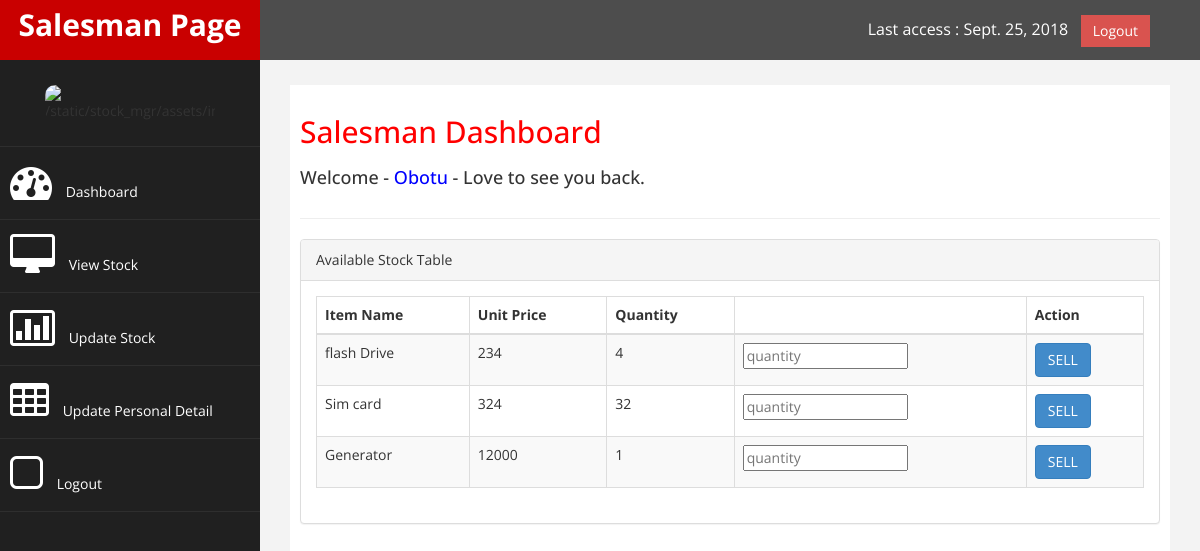
The app's page /salesman/update/Abah/ (signed in) with its own data.
### salesman_mgr/models.py (models this page shows, shortened)
class SalesStock(models.Model):
	user           = models.ForeignKey(User)
	itemName       = models.CharField(max_length = 40)
	itemCode       = models.CharField(max_length = 40)
	quantity       = models.IntegerField()
	unit_price     = models.IntegerField()
	date_added     = models.DateTimeField(auto_now_add = True)
	date_restocked = models.DateTimeField(auto_now_add = False, auto_now=True)

### salesman_mgr/views.py (the view)
# urls.py: url(r'^update/(?P<username>[\w.@+-]+)/$', views.updateStock, name='update_stock'),
@login_required()
def updateStock(request, username, messages=None):
    context = {}
    view_stock = SalesStock.objects.filter(user = request.user)
    context.update({'view_stock':view_stock, 'username':username, 'time':datetime.now(), 'attr': UserAccount.objects.get_or_none(user=request.user)})
    return render(request, 'salesman_mgr/makeSale.html', context)

### stock_mgr/models.py (called while the page is built)
	def get_or_none(self, **kwargs):
		try:
			return self.get(**kwargs)
		except ObjectDoesNotExist:
			return None

### salesman_mgr/templates/salesman_mgr/makeSale.html (shortened to what this page needs)
{% extends 'salesman_mgr/base.html' %}
{% load staticfiles %}
        {% block user %} {{ user.username }} {% endblock user %}
        {% block notification %}
                <div class="panel panel-default">
                        <div class="panel-heading">
                           Available Stock Table
                        </div>
                        <div class="panel-body">
                            <div class="table-responsive">
                                <table class="table table-striped table-bordered table-hover">
                                    <thead>
    	                                <tr>
    	                                    <th>Item Name</th> <th> Unit Price</th> <th>Quantity</th> <th></th><th>Action</th>
    	                                </tr>
                                    </thead>
                                    <tbody>
                                    {% for stock in view_stock %}
    	                                <tr>
    	                                    <td>{{ stock.itemName }}</td> <td>{{ stock.unit_price }}</td> <td>{{ stock.quantity }}</td>
                                             <td><input type="number" name="quantity" id="id_qty_selected_{{ stock.id }}" placeholder="quantity" required="" class=""></td> <td><a href="" class="btn btn-primary transfer_stock" data-toggle="modal" data-target="#transfer_stock_modal" id="id_transfer_stock_{{ stock.id }}" stock_id="{{ stock.id }}" stock_name="{{ stock.itemName }}">
                                             SELL </a> </td>
    	                                </tr>
    	                            {% endfor %}
                                    </tbody>
                                </table>
                            </div>
                        </div>
                    </div>
              {% endblock notification %}

### static/stock_mgr/assets/css/custom.css (style rules this page uses)
body { font-family: 'Open Sans', sans-serif; }

### records on screen
SalesStock: itemName "flash Drive", unit_price "234", quantity "4"
SalesStock: itemName "Sim card", unit_price "324", quantity "32"
SalesStock: itemName "Generator", unit_price "12000", quantity "1"

### other values on screen
{{ user.username }} "Obotu"
